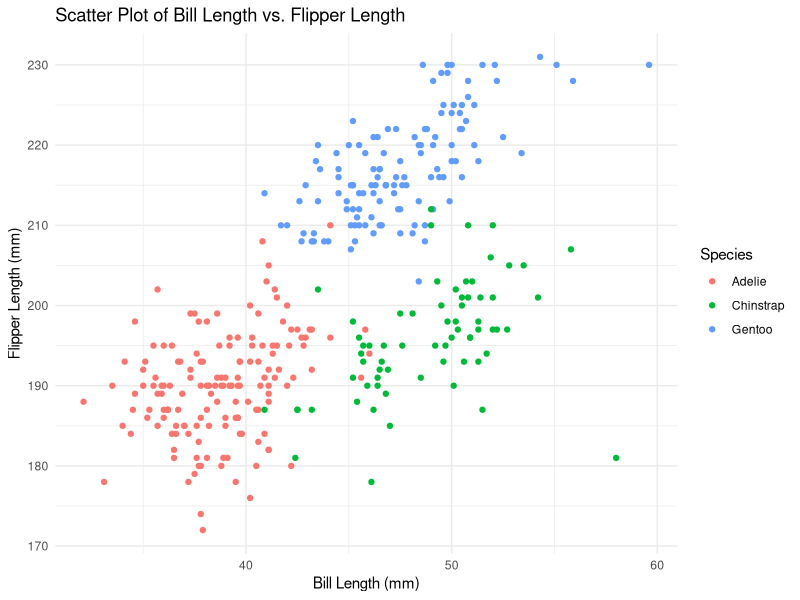

Write the R code that produced this figure. (Note: this script raises an error after producing the figure.)
## ---- chunk 1
knitr::opts_chunk$set(echo = TRUE)
library(palmerpenguins)
## ---- chunk 2
data <- penguins
## ---- chunk 3
?penguins
## ---- chunk 4
# Install and load ggplot2 if not already installed
# install.packages("ggplot2")
library(ggplot2)


#'bill_length_mm'  'flipper_length_mm'

ggplot(penguins, aes(x = bill_length_mm, y = flipper_length_mm, color = species)) +
  geom_point() +
  labs(title = "Scatter Plot of Bill Length vs. Flipper Length",
       x = "Bill Length (mm)",
       y = "Flipper Length (mm)",
       color = "Species") +
  theme_minimal()

## ---- chunk 5
# Replace 'X_Variable' and 'Y_Variable' with variable names
# ('body_mass_g' and 'flipper_length_mm')

ggplot(penguins, aes(x = body_mass_g, y = flipper_length_mm, color = species)) +
  geom_point() +
  labs(title = "Scatter Plot of Body Mass vs. Flipper Length",
       x = "Body Mass (g)",
       y = "Flipper Length (mm)",
       color = "Species") +
  theme_
## ---- chunk 6

flipper_hist <- ggplot(data = penguins, aes(x = bill_depth_mm)) +
  geom_histogram(aes(fill = species), 
                 alpha = 0.5, 
                 position = "identity") +
  scale_fill_manual(values = c("darkorange","purple","cyan4")) +
  labs(x = "Bill Depth length (mm)",
       y = "Frequency",
       title = "Penguin bill depths")

flipper_hist
